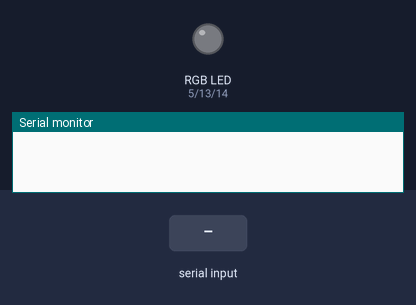
Bench run of a sketch on a simulated ESP32. Parts: an RGB LED mixed from three pins (HIGH = lit), the last lines printed to the serial monitor. The test bench sets the inputs (shaded band). Dim RGB values are drawn brighter than linear.

Above: at 1.2 s.
1.3 s: "R90\n" received over Serial
At 2.8 s:
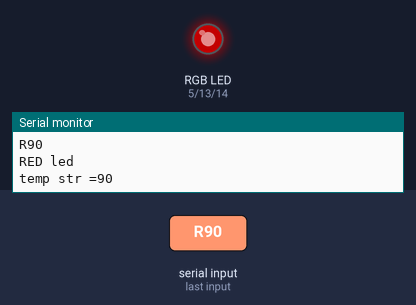
3.1 s: "G90\n" received over Serial
At 4.2 s:
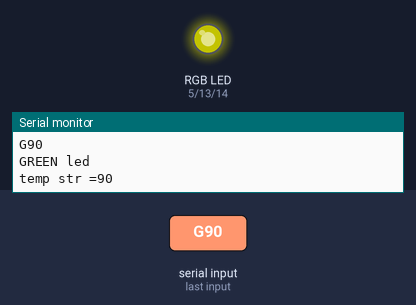
4.9 s: "R,45\n" received over Serial
At 5.5 s:
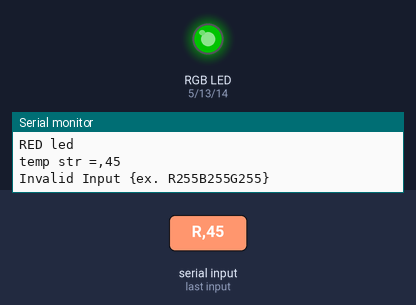
6.7 s: "B90\n" received over Serial
At 8.1 s:
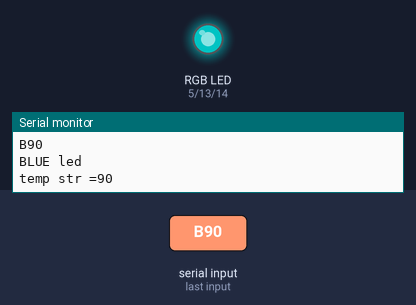
8.5 s: "G,45\n" received over Serial
At 9.5 s:
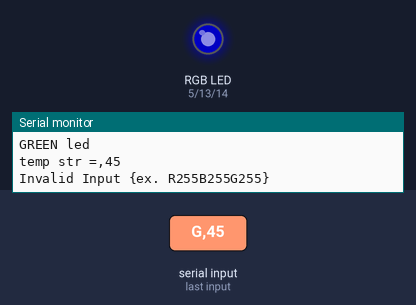
10.3 s: "R90\n" received over Serial
At 12.0 s:
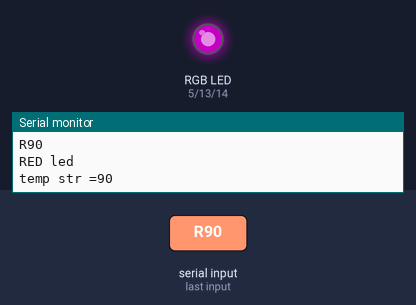
Timing chart, 0 to 13.1 s (numbered marks = the images above; inputs shaded):
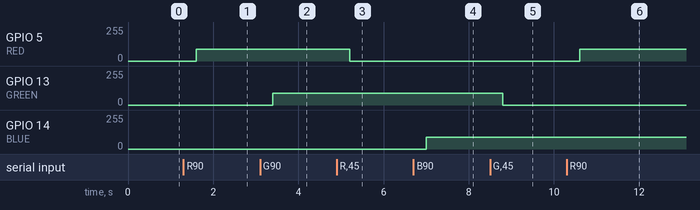

The sketch:

ReadingSerialData.ino
```cpp
#define GREEN 13
#define RED 5
#define BLUE 14


void setup() {
  Serial.begin(115200);
  ledcSetup(0, 5000, 8);
  ledcSetup(1, 5000, 8);
  ledcSetup(2, 5000, 8);

  ledcAttachPin(GREEN, 1);
  ledcAttachPin(RED, 0);
  ledcAttachPin(BLUE, 2);
  Serial.setTimeout(300);
}
String str,temp;
void loop() {


  if(Serial.available())
  {
    str=Serial.readString(); // R225
    Serial.println(str);
    for(int i =0; i<str.length();i=i+4){
    switch (str[i]){
      case 'R':
              Serial.println("RED led");
              temp=str.substring(i+1,i+4);
              Serial.println("temp str =" + temp);
              ledcWrite(0,temp.toInt());
              break;
      case 'G':
              Serial.println("GREEN led");
              temp=str.substring(i+1,i+4);
              Serial.println("temp str =" + temp);
              ledcWrite(1,temp.toInt());
              break;
       case 'B':
              Serial.println("BLUE led");
              temp=str.substring(i+1,i+4);
              Serial.println("temp str =" + temp);
              ledcWrite(2,temp.toInt());
              break;
        default:
              Serial.println("Invalid Input {ex. R255B255G255}");
    }}
  }
}
```

Measured:
- after the input at 1.3 s, GPIO 5 (RED): 0/255 → 90/255 after 0.30 s
- after the input at 3.1 s, GPIO 13 (GREEN): 0/255 → 90/255 after 0.30 s
- after the input at 4.9 s, GPIO 5 (RED): 90/255 → 0/255 after 0.30 s
- after the input at 6.7 s, GPIO 14 (BLUE): 0/255 → 90/255 after 0.30 s
- after the input at 8.5 s, GPIO 13 (GREEN): 90/255 → 0/255 after 0.30 s
- after the input at 10.3 s, GPIO 5 (RED): 0/255 → 90/255 after 0.30 s
